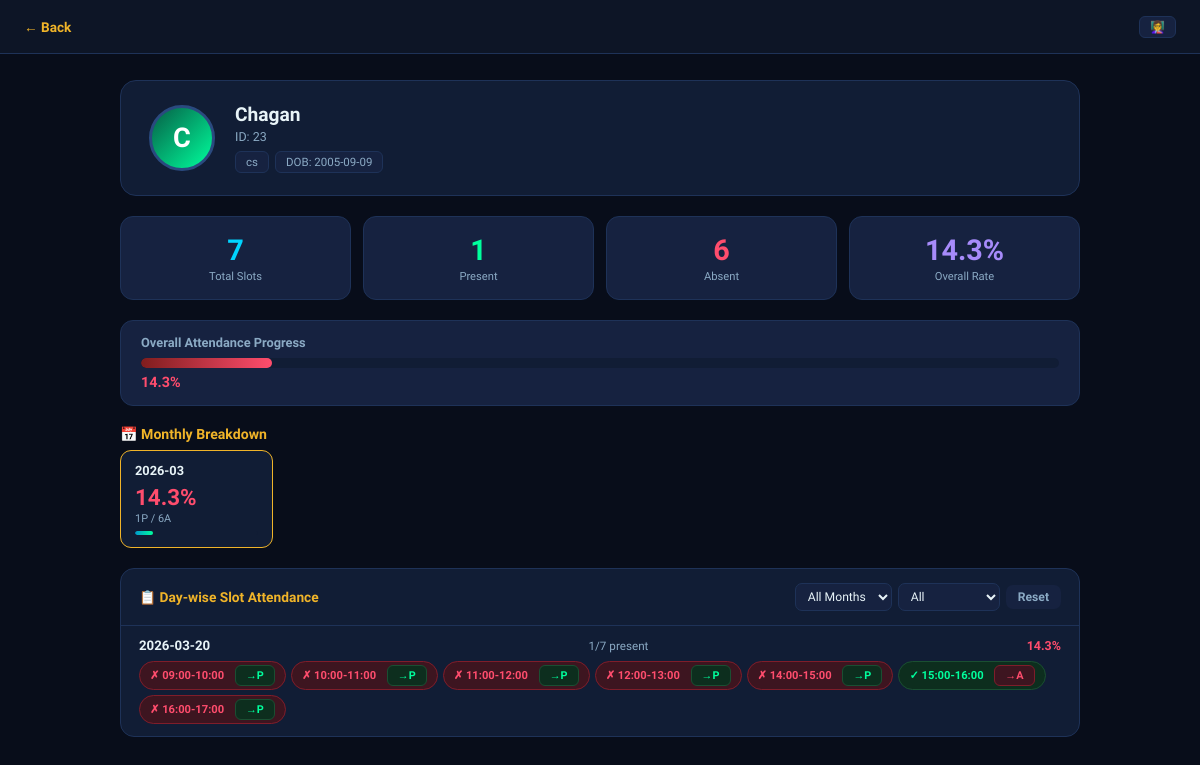
The page /teacher/student/23 (signed in) on the database its author committed.
### tables this page shows
CREATE TABLE students (
            id          INTEGER PRIMARY KEY AUTOINCREMENT,
            student_id  TEXT    UNIQUE NOT NULL,
            name        TEXT    NOT NULL,
            encoding    BLOB    NOT NULL,
            registered_at TIMESTAMP DEFAULT CURRENT_TIMESTAMP
        , class_branch TEXT NOT NULL DEFAULT '', dob TEXT NOT NULL DEFAULT '', photo_path TEXT DEFAULT '', class_name TEXT DEFAULT '', branch TEXT DEFAULT '');

CREATE TABLE attendance (
            id          INTEGER PRIMARY KEY AUTOINCREMENT,
            student_id  TEXT    NOT NULL,
            name        TEXT    NOT NULL,
            date        TEXT    NOT NULL,
            time        TEXT    NOT NULL,
            marked_at   TIMESTAMP DEFAULT CURRENT_TIMESTAMP, session TEXT NOT NULL DEFAULT 'Morning', status TEXT NOT NULL DEFAULT 'Present', slot TEXT NOT NULL DEFAULT '', marked_by TEXT DEFAULT 'auto',
            FOREIGN KEY (student_id) REFERENCES students(student_id)
        );

### app.py (the view)
@app.route("/teacher/student/<sid>")
@require_role("teacher", "admin")
def teacher_student_profile(sid):
    student = database.get_student_by_id(sid)
    if not student: return "Student not found", 404
    summary       = database.get_student_summary(sid)
    daily_records = database.get_student_daily_attendance(sid)
    slots         = database.get_slots()
    today         = date.today().strftime("%Y-%m-%d")
    return render_template("teacher/student_profile.html",
        student      = student,
        summary      = summary,
        daily_records= daily_records,
        slots        = slots,
        today        = today,
        teacher_name = session.get("name",""),
        back_url     = url_for("teacher_dashboard") if session.get("role")=="teacher"
                       else url_for("admin_dashboard"))

### app.py (called while the page is built)
def require_role(*roles):
    from functools import wraps
    def decorator(f):
        @wraps(f)
        def wrapped(*args, **kwargs):
            if "role" not in session or session["role"] not in roles:
                if request.headers.get("X-Requested-With") == "XMLHttpRequest" \
                   or request.is_json \
                   or request.method == "POST":
                    return jsonify({"ok": False, "msg": "Session expired. Please log in again."}), 401
                return redirect(url_for("login"))
            return f(*args, **kwargs)
        return wrapped
    return decorator

### database.py (called while the page is built)
def get_connection():
    os.makedirs("data", exist_ok=True)
    conn = sqlite3.connect(DB_PATH)
    conn.row_factory = sqlite3.Row
    return conn

def get_slots() -> list:
    s = get_all_settings()
    from datetime import datetime, timedelta
    fmt   = "%H:%M"
    cur   = datetime.strptime(s.get("day_start","09:00"), fmt)
    end   = datetime.strptime(s.get("day_end","17:00"), fmt)
    b_s   = datetime.strptime(s.get("break_start","13:00"), fmt)
    b_e   = datetime.strptime(s.get("break_end","14:00"), fmt)
    delta = timedelta(minutes=int(s.get("slot_duration","60")))
    slots = []
    while cur < end:
        nxt = min(cur + delta, end)
        if cur >= b_e or nxt <= b_s:
            slots.append({"label": f"{cur.strftime(fmt)}-{nxt.strftime(fmt)}",
                          "start": cur.strftime(fmt), "end": nxt.strftime(fmt)})
        cur = nxt
    return slots

def get_all_slot_labels() -> list:
    return [s["label"] for s in get_slots()]

def get_all_settings():
    conn=get_connection();c=conn.cursor()
    c.execute("SELECT key,value FROM settings")
    r=c.fetchall();conn.close();return {x["key"]:x["value"] for x in r}

def get_student_by_id(sid):
    conn=get_connection();c=conn.cursor()
    c.execute("SELECT student_id,name,class_name,branch,dob,registered_at FROM students WHERE student_id=?",
              (str(sid),))
    r=c.fetchone();conn.close();return dict(r) if r else None

def get_student_attendance(sid) -> list:
    conn=get_connection();c=conn.cursor()
    c.execute("SELECT date,time,slot,status,marked_by FROM attendance WHERE student_id=? ORDER BY date DESC,slot",
              (str(sid),))
    r=c.fetchall();conn.close();return [dict(x) for x in r]

### templates/teacher/student_profile.html (shortened to what this page needs)
<!DOCTYPE html>
<html lang="en">
<head>
<link rel="stylesheet" href="/static/css/shared.css">
</head>
<body>
<div class="topbar2">
  <a href="{{ back_url }}" class="back">← Back</a>
  <span style="background:var(--glass2);border:1px solid var(--border);border-radius:6px;
    padding:3px 10px;font-size:.75rem;color:var(--warning)">👩‍🏫 {{ teacher_name }}</span>
</div>
<div class="container">
  <div class="profile-card">
    <div class="avatar">{{ student.name[0]|upper }}</div>
    <div class="pi">
      <h2>{{ student.name }}</h2>
      <p>ID: {{ student.student_id }}</p>
      <div class="tags">
        {% if student.branch %}<span class="tag">{{ student.branch }}</span>{% endif %}
        <span class="tag">DOB: {{ student.dob or '—' }}</span>
      </div>
    </div>
  </div>
  <div class="stats-row">
    <div class="sc c-cyan"><div class="num">{{ summary.total }}</div><div class="lbl">Total Slots</div></div>
    <div class="sc c-green"><div class="num">{{ summary.present }}</div><div class="lbl">Present</div></div>
    <div class="sc c-red"><div class="num">{{ summary.absent }}</div><div class="lbl">Absent</div></div>
    <div class="sc c-purple"><div class="num">{{ summary.percentage }}%</div><div class="lbl">Overall Rate</div></div>
  </div>
  <div class="pbar-wrap">
    <h3>Overall Attendance Progress</h3>
    <div class="pbar-track">
      <div class="pbar-fill" id="pb" style="width:0%;
        background:{% if summary.percentage >= 75 %}linear-gradient(90deg,var(--accent2),var(--success))
        {% elif summary.percentage >= 50 %}linear-gradient(90deg,#92400e,var(--warning))
        {% else %}linear-gradient(90deg,#7f1d1d,var(--danger)){% endif %}"></div>
    </div>
    <div class="pbar-lbl {% if summary.percentage >= 75 %}pct-good{% elif summary.percentage >= 50 %}pct-warn{% else %}pct-bad{% endif %}">
      {{ summary.percentage }}%
    </div>
  </div>
  {% if summary.monthly %}
  <div class="monthly-section">
    <h2>📅 Monthly Breakdown</h2>
    <div class="monthly-grid">
      {% for month, data in summary.monthly.items()|sort(reverse=true) %}
      <div class="month-card {% if loop.first %}active{% endif %}"
           onclick="filterByMonth('{{ month }}')" id="mc-{{ month }}">
        <div class="month-name">{{ month }}</div>
        <div class="month-pct {% if data.pct >= 75 %}pct-good{% elif data.pct >= 50 %}pct-warn{% else %}pct-bad{% endif %}">
          {{ data.pct }}%
        </div>
        <div class="month-sub">{{ data.present }}P / {{ data.absent }}A</div>
        <div class="mini-track"><div class="mini-fill" style="width:{{ data.pct }}%"></div></div>
      </div>
      {% endfor %}
    </div>
  </div>
  {% endif %}
  <div class="day-section">
    <div class="day-header">
      <h2>📋 Day-wise Slot Attendance</h2>
      <div class="filter-row">
        <select id="f-month" onchange="filterByMonth(this.value)">
          <option value="">All Months</option>
        </select>
        <select id="f-status" onchange="applyFilter()">
          <option value="">All</option>
        </select>
        <button class="fbtn fbtn-s" onclick="resetFilter()">Reset</button>
      </div>
    </div>
    <div id="days-container">
      {% if daily_records %}
        {% for day in daily_records %}
        {% set pct = (day.present / day.total * 100)|round(1) if day.total else 0 %}
        <div class="day-row"
             data-month="{{ day.date[:7] }}"
             data-has-absent="{{ 'true' if day.present < day.total else 'false' }}"
             id="day-{{ day.date }}">
          <div class="day-row-header">
            <span class="day-date">{{ day.date }}</span>
            <span class="day-summary">{{ day.present }}/{{ day.total }} present</span>
            <span class="day-pct {% if pct >= 75 %}pct-good{% elif pct >= 50 %}pct-warn{% else %}pct-bad{% endif %}">
              {{ pct }}%
            </span>
          </div>
          <div class="slot-grid">
            {% for slot_rec in day.slots %}
            {% if slot_rec.status == 'Present' %}
            <div class="slot-chip slot-present">
              ✓ {{ slot_rec.slot }}
              <button class="manual-btn btn-mark-a"
                      onclick="removeAtt('{{ student.student_id }}','{{ day.date }}','{{ slot_rec.slot }}')">
                →A
              </button>
            </div>
            {% elif slot_rec.status == 'Absent' %}
            <div class="slot-chip slot-absent">
              ✗ {{ slot_rec.slot }}
              <button class="manual-btn btn-mark-p"
                      onclick="manualMark('{{ student.student_id }}','{{ day.date }}','{{ slot_rec.slot }}')">
                →P
              </button>
            </div>
            {% endif %}
            {% endfor %}
          </div>
        </div>
        {% endfor %}
      {% else %}
        <div class="empty">📭 No attendance records yet.</div>
      {% endif %}
    </div>
  </div>
</div>
</body>
</html>

### static/css/shared.css (style rules this page uses)
*,*::before,*::after { box-sizing:border-box;margin:0;padding:0 }
:root { --bg:#080d1a;--surface:#0d1526;--glass:#111d35;--glass2:#162240; --border:#1e3258;--border2:#2a4a7f; --accent:#00d4ff;--accent2:#0099cc; --danger:#ff4d6d;--success:#00ff9d;--warning:#f0b429;--purple:#7c3aed; --text:#e8f4f8;--text2:#8baac4;--text3:#4a6885; }
body { font-family:'Sora',sans-serif;background:var(--bg);color:var(--text);display:flex;min-height:100vh; }
.sc { background:var(--glass2);border:1px solid var(--border);border-radius:14px;padding:18px 20px;text-align:center; }
.sc .num { font-size:1.9rem;font-weight:700; }
.sc .lbl { font-size:.72rem;color:var(--text2);margin-top:4px; }
.c-cyan .num { color:var(--accent); }
.c-green .num { color:var(--success); }
.c-purple .num { color:#a78bfa; }
.pbar-wrap { background:var(--glass2);border:1px solid var(--border);border-radius:14px;padding:16px 22px;margin-bottom:20px; }
.pbar-wrap h3 { font-size:.83rem;color:var(--text2);margin-bottom:10px; }
.pbar-track { background:var(--glass);border-radius:99px;height:11px;overflow:hidden; }
.pbar-fill { height:100%;border-radius:99px;background:linear-gradient(90deg,var(--accent2),var(--success)); transition:width 1s cubic-bezier(.4,0,.2,1); }
.pbar-lbl { font-size:.95rem;font-weight:700;color:var(--success);margin-top:7px; }
.mini-fill { height:100%;border-radius:99px;background:linear-gradient(90deg,var(--accent2),var(--success)); }

### rows shown on the page
students: name "C", name "Chagan", student_id "23", branch "cs", dob "2005-09-09"
attendance: date "2026-03-20", present "1", total "7", pct "14.3", slot "09:00-10:00" "10:00-11:00" "11:00-12:00" "12:00-13:00" "14:00-15:00" "16:00-17:00", slot "15:00-16:00"

### other values the page prints
{{ summary.total }} "7"
{{ summary.present }} "1"
{{ summary.absent }} "6"
{{ summary.percentage }} "14.3"
{{ month }} "2026-03"
{{ data.pct }} "14.3"
{{ data.present }} "1"
{{ data.absent }} "6"
